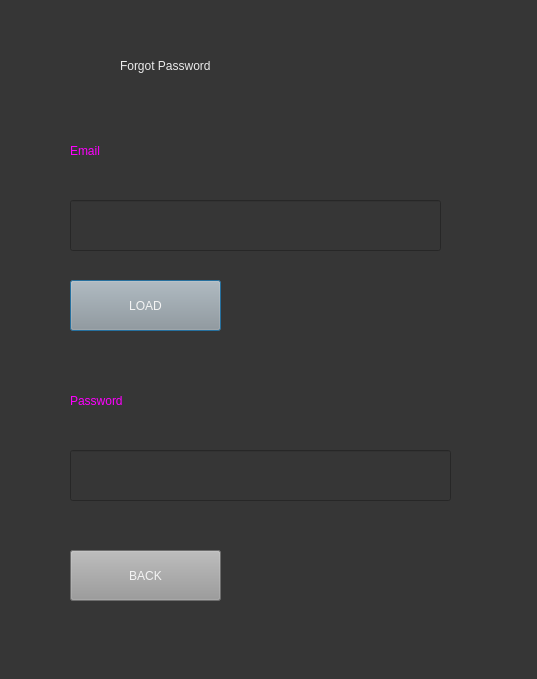
<?xml version="1.0" encoding="UTF-8"?>
<ui version="4.0">
 <class>ForgotWindow</class>
 <widget class="QDialog" name="ForgotWindow">
  <property name="geometry">
   <rect>
    <x>0</x>
    <y>0</y>
    <width>537</width>
    <height>679</height>
   </rect>
  </property>
  <property name="windowTitle">
   <string>Dialog</string>
  </property>
  <property name="styleSheet">
   <string notr="true">background-color: rgb(54, 54, 54);</string>
  </property>
  <widget class="QLabel" name="label">
   <property name="geometry">
    <rect>
     <x>120</x>
     <y>40</y>
     <width>311</width>
     <height>51</height>
    </rect>
   </property>
   <property name="styleSheet">
    <string notr="true">font: 75 24pt &quot;Helveticar&quot;;
color: rgb(235, 235, 235);</string>
   </property>
   <property name="text">
    <string>Forgot Password</string>
   </property>
  </widget>
  <widget class="QPushButton" name="loadbtn">
   <property name="geometry">
    <rect>
     <x>70</x>
     <y>280</y>
     <width>151</width>
     <height>51</height>
    </rect>
   </property>
   <property name="styleSheet">
    <string notr="true">color: rgb(244, 244, 244);
background-color: rgb(153, 153, 153);
font: 14pt &quot;Verdana&quot;;</string>
   </property>
   <property name="text">
    <string>LOAD</string>
   </property>
  </widget>
  <widget class="QLabel" name="email_4">
   <property name="geometry">
    <rect>
     <x>70</x>
     <y>130</y>
     <width>121</width>
     <height>41</height>
    </rect>
   </property>
   <property name="styleSheet">
    <string notr="true">font: 15pt &quot;Verdana&quot;;
color: rgb(255, 0, 255);</string>
   </property>
   <property name="text">
    <string>Email</string>
   </property>
  </widget>
  <widget class="QLineEdit" name="email_6">
   <property name="geometry">
    <rect>
     <x>70</x>
     <y>200</y>
     <width>371</width>
     <height>51</height>
    </rect>
   </property>
   <property name="styleSheet">
    <string notr="true">font: 12pt &quot;Verdana&quot;;
color: rgb(240, 240, 240);</string>
   </property>
   <property name="text">
    <string/>
   </property>
  </widget>
  <widget class="QLineEdit" name="email_3">
   <property name="geometry">
    <rect>
     <x>70</x>
     <y>450</y>
     <width>381</width>
     <height>51</height>
    </rect>
   </property>
   <property name="styleSheet">
    <string notr="true">font: 12pt &quot;Verdana&quot;;
color: rgb(240, 240, 240);</string>
   </property>
   <property name="text">
    <string/>
   </property>
  </widget>
  <widget class="QLabel" name="email_5">
   <property name="geometry">
    <rect>
     <x>70</x>
     <y>380</y>
     <width>121</width>
     <height>41</height>
    </rect>
   </property>
   <property name="styleSheet">
    <string notr="true">font: 15pt &quot;Verdana&quot;;
color: rgb(255, 0, 255);</string>
   </property>
   <property name="text">
    <string>Password</string>
   </property>
  </widget>
  <widget class="QPushButton" name="backforgotbtn">
   <property name="geometry">
    <rect>
     <x>70</x>
     <y>550</y>
     <width>151</width>
     <height>51</height>
    </rect>
   </property>
   <property name="styleSheet">
    <string notr="true">color: rgb(244, 244, 244);
background-color: rgb(153, 153, 153);
font: 14pt &quot;Verdana&quot;;</string>
   </property>
   <property name="text">
    <string>BACK</string>
   </property>
  </widget>
 </widget>
 <resources/>
 <connections/>
</ui>
